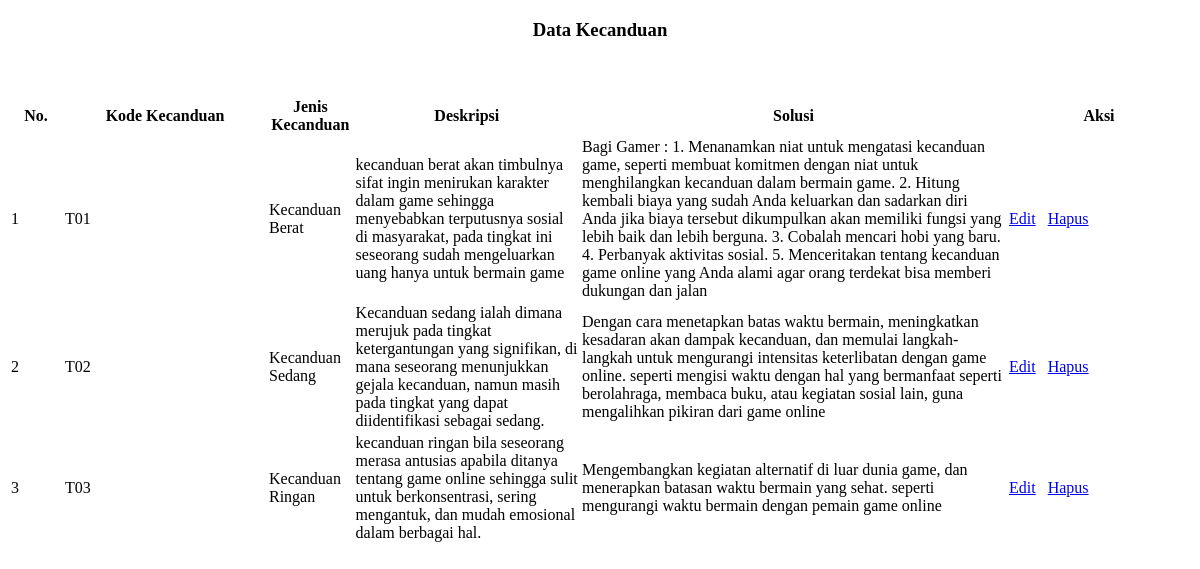
Screenshot of /penyakit.php with the database file from the repository.
### tables this page shows
CREATE TABLE `kecanduan` (
  `id_kecanduan` int(11) NOT NULL,
  `kode_kecanduan` varchar(20) NOT NULL,
  `nama_kecanduan` varchar(50) NOT NULL,
  `deskripsi` varchar(500) NOT NULL,
  `solusi` varchar(500) NOT NULL
);

### penyakit.php (the view, shortened to what this page needs)
<?php
$link_update = '?page=update_penyakit';
$list_data = '';
$no = 0;
$q = "select * from kecanduan order by kode_kecanduan ASC";
$q = mysqli_query($con, $q);
if (mysqli_num_rows($q) > 0) {
  while ($r = mysqli_fetch_array($q)) {
    $id = $r['id_kecanduan'];
    $list_data .= '
		<tr>
		<td>' . ++$no . '</td>
		<td>' . $r['kode_kecanduan'] . '</td>
		<td>' . $r['nama_kecanduan'] . '</td>
		<td>' . $r['deskripsi'] . '</td>
		<td>' . $r['solusi'] . '</td>
    <td>
		<a href="' . $link_update . '&amp;id=' . $id . '&amp;action=edit" class="btn btn-success btn-sm" title="Edit"><i class="fa fa-edit"></i> Edit</a> &nbsp;
    <a href="' . $link_update . '&amp;id=' . $id . '&amp;action=delete" class="btn btn-danger btn-sm" title="Hapus"><i class="fa fa-trash"></i> Hapus</a></td>
    </tr>';
  }
}
?>
<!DOCTYPE html>
<html lang="en">
<head>
</head>
<body>
    <h3 align="center">Data Kecanduan</h3><br>
    <div class="card shadow mb-4">
        <div class="card-header py-3">
            <a href="<?php echo $link_update; ?>" class="btn btn-primary"><i class="fa fa-plus"></i> Tambah Data</a>
        </div>
        <div class="card-body">
            <div class="table-responsive">
                <table class="table table-striped table-bordered" id="dataTables1">
                    <thead>
                        <tr>
                            <th width="50">No.</th>
                            <th width="200">Kode Kecanduan</th>
                            <th>Jenis Kecanduan</th>
                            <th>Deskripsi</th>
                            <th>Solusi</th>
                            <th width="180">Aksi</th>
                        </tr>
                    </thead>
                    <tbody>
                        <?php echo $list_data; ?>
                    </tbody>
                </table>
            </div>
        </div>
    </div>
</body>
</html>

### penyakit.php (style rules this page uses)
body { color: black; }
.table th, .table td { color: black; }
.btn-primary { color: #fff !important; }

### rows the page displays
kecanduan: kode_kecanduan "T01", nama_kecanduan "Kecanduan Berat", deskripsi "kecanduan berat akan timbulnya sifat ingin menirukan karakter dalam game sehingga menyebabkan terputusnya sosial di masyarakat, pada tingkat ini seseorang sudah mengeluarkan uang hanya untuk bermain game", solusi "Bagi Gamer : 1. Menanamkan niat untuk mengatasi kecanduan game, seperti membuat komitmen dengan niat untuk menghilangkan kecanduan dalam bermain game. 2. Hitung kembali biaya yang sudah Anda keluarkan dan sadarkan diri Anda jika biaya tersebut dikumpulkan akan memiliki fungsi yang lebih baik dan lebih berguna. 3. Cobalah mencari hobi yang baru. 4. Perbanyak aktivitas sosial. 5. Menceritakan tentang kecanduan game online yang Anda alami agar orang terdekat bisa memberi dukungan dan jalan"
kecanduan: kode_kecanduan "T02", nama_kecanduan "Kecanduan Sedang", deskripsi "Kecanduan sedang ialah dimana merujuk pada tingkat ketergantungan yang signifikan, di mana seseorang menunjukkan gejala kecanduan, namun masih pada tingkat yang dapat diidentifikasi sebagai sedang.", solusi "Dengan cara menetapkan batas waktu bermain, meningkatkan kesadaran akan dampak kecanduan, dan memulai langkah-langkah untuk mengurangi intensitas keterlibatan dengan game online. seperti mengisi waktu dengan hal yang bermanfaat seperti berolahraga, membaca buku, atau kegiatan sosial lain, guna mengalihkan pikiran dari game online"
kecanduan: kode_kecanduan "T03", nama_kecanduan "Kecanduan Ringan", deskripsi "kecanduan ringan bila seseorang merasa antusias apabila ditanya tentang game online sehingga sulit untuk berkonsentrasi, sering mengantuk, dan mudah emosional dalam berbagai hal.", solusi "Mengembangkan kegiatan alternatif di luar dunia game, dan menerapkan batasan waktu bermain yang sehat. seperti mengurangi waktu bermain dengan pemain game online"
